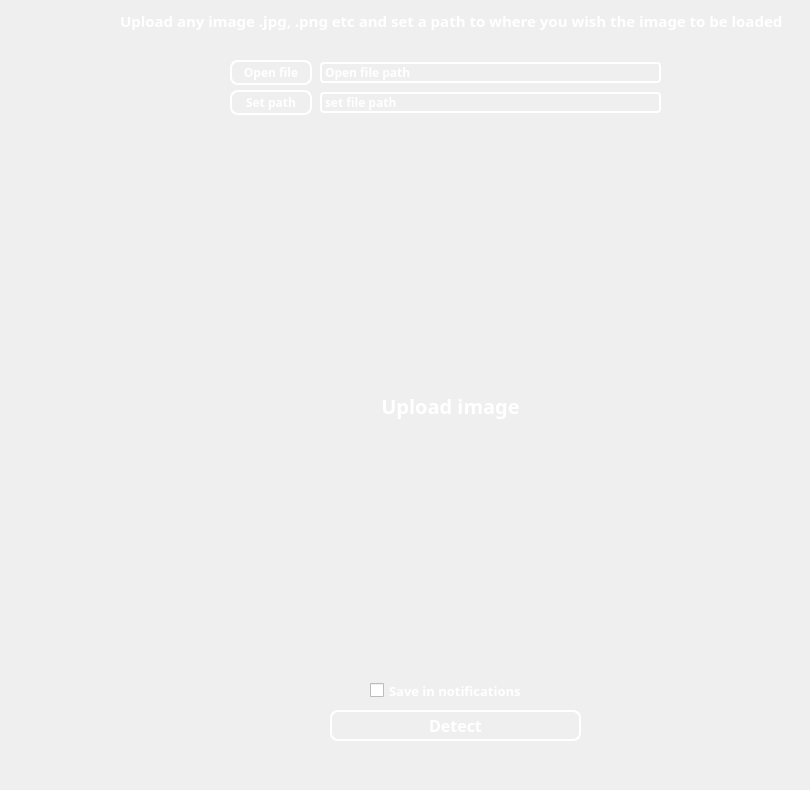
      <widget class="QWidget" name="detect_image_page">
       <property name="styleSheet">
        <string notr="true"/>
       </property>
       <widget class="QPushButton" name="openFilebtn">
        <property name="geometry">
         <rect>
          <x>230</x>
          <y>60</y>
          <width>82</width>
          <height>25</height>
         </rect>
        </property>
        <property name="font">
         <font>
          <family>Segoe WP Semibold</family>
          <pointsize>9</pointsize>
          <weight>75</weight>
          <bold>true</bold>
         </font>
        </property>
        <property name="styleSheet">
         <string notr="true">QPushButton#openFilebtn{
	background-color: Transparent;
    background-repeat:no-repeat;
       border: 2px solid white;
	color: white;
border-radius:8px;

}
QPushButton:hover#openFilebtn{
	background-color: white;
    border-color: white;
	color: black;
    border: 2px solid white;
border-radius: 8px;
}</string>
        </property>
        <property name="text">
         <string>Open file</string>
        </property>
       </widget>
       <widget class="QPushButton" name="imagedetectbtn">
        <property name="geometry">
         <rect>
          <x>330</x>
          <y>710</y>
          <width>251</width>
          <height>31</height>
         </rect>
        </property>
        <property name="font">
         <font>
          <family>Segoe WP Semibold</family>
          <pointsize>12</pointsize>
          <weight>75</weight>
          <bold>true</bold>
         </font>
        </property>
        <property name="styleSheet">
         <string notr="true">QPushButton#imagedetectbtn{
	background-color: Transparent;
    background-repeat:no-repeat;
    border: 2px solid white;
	color: white;
border-radius:8px;

}
QPushButton:hover#imagedetectbtn{
	background-color: white;
    border-color: white;
	color: black;
border-radius: 8px;
    border: 2px solid white;
}</string>
        </property>
        <property name="text">
         <string>Detect</string>
        </property>
       </widget>
       <widget class="QLabel" name="label_11">
        <property name="geometry">
         <rect>
          <x>130</x>
          <y>130</y>
          <width>641</width>
          <height>551</height>
         </rect>
        </property>
        <property name="font">
         <font>
          <family>Segoe WP Semibold</family>
          <pointsize>15</pointsize>
          <weight>75</weight>
          <bold>true</bold>
         </font>
        </property>
        <property name="styleSheet">
         <string notr="true">QLabel#label_11{
color: white;
}</string>
        </property>
        <property name="text">
         <string>Upload image</string>
        </property>
        <property name="textFormat">
         <enum>Qt::AutoText</enum>
        </property>
        <property name="alignment">
         <set>Qt::AlignCenter</set>
        </property>
       </widget>
       <widget class="QLabel" name="label_12">
        <property name="geometry">
         <rect>
          <x>120</x>
          <y>0</y>
          <width>681</width>
          <height>41</height>
         </rect>
        </property>
        <property name="font">
         <font>
          <family>Segoe UI Semibold</family>
          <pointsize>11</pointsize>
          <weight>75</weight>
          <bold>true</bold>
         </font>
        </property>
        <property name="styleSheet">
         <string notr="true">QLabel#label_12{
color: white;
}</string>
        </property>
        <property name="frameShape">
         <enum>QFrame::NoFrame</enum>
        </property>
        <property name="text">
         <string>Upload any image .jpg, .png etc and set a path to where you wish the image to be loaded</string>
        </property>
       </widget>
       <widget class="QPushButton" name="setPathbtn">
        <property name="geometry">
         <rect>
          <x>230</x>
          <y>90</y>
          <width>82</width>
          <height>25</height>
         </rect>
        </property>
        <property name="font">
         <font>
          <family>Segoe UI Semibold</family>
          <pointsize>9</pointsize>
          <weight>75</weight>
          <bold>true</bold>
         </font>
        </property>
        <property name="styleSheet">
         <string notr="true">QPushButton#setPathbtn{
	background-color: Transparent;
    background-repeat:no-repeat;
    border: 2px solid white;
	color: white;
border-radius:8px;

}
QPushButton:hover#setPathbtn{
	background-color: white;
    border-color: white;
	color: black;
border-radius: 8px;
    border: 2px solid white;
}</string>
        </property>
        <property name="text">
         <string>Set path</string>
        </property>
       </widget>
       <widget class="QLabel" name="fileLabel">
        <property name="geometry">
         <rect>
          <x>320</x>
          <y>62</y>
          <width>341</width>
          <height>21</height>
         </rect>
        </property>
        <property name="font">
         <font>
          <family>Segoe WP Semibold</family>
          <pointsize>9</pointsize>
          <weight>75</weight>
          <bold>true</bold>
         </font>
        </property>
        <property name="styleSheet">
         <string notr="true">QLabel#fileLabel{
color: white;
border-radius:4px;
  border: 2px solid white;
}</string>
        </property>
        <property name="text">
         <string>Open file path</string>
        </property>
       </widget>
       <widget class="QLabel" name="pathLabel">
        <property name="geometry">
         <rect>
          <x>320</x>
          <y>92</y>
          <width>341</width>
          <height>21</height>
         </rect>
        </property>
        <property name="font">
         <font>
          <family>Segoe UI Semibold</family>
          <pointsize>9</pointsize>
          <weight>75</weight>
          <bold>true</bold>
         </font>
        </property>
        <property name="styleSheet">
         <string notr="true">QLabel#pathLabel{
color: white;
  border: 2px solid white;
border-radius:4px;
}</string>
        </property>
        <property name="text">
         <string>set file path</string>
        </property>
       </widget>
       <widget class="QCheckBox" name="saveNotificationsImage">
        <property name="geometry">
         <rect>
          <x>370</x>
          <y>680</y>
          <width>171</width>
          <height>21</height>
         </rect>
        </property>
        <property name="font">
         <font>
          <family>Segoe WP Semibold</family>
          <pointsize>10</pointsize>
          <weight>75</weight>
          <bold>true</bold>
         </font>
        </property>
        <property name="styleSheet">
         <string notr="true">QCheckBox{
color: white;
}</string>
        </property>
        <property name="text">
         <string>Save in notifications</string>
        </property>
       </widget>
       <widget class="QLabel" name="label_21">
        <property name="geometry">
         <rect>
          <x>302</x>
          <y>750</y>
          <width>301</width>
          <height>31</height>
         </rect>
        </property>
        <property name="font">
         <font>
          <family>Segoe UI Semibold</family>
          <pointsize>10</pointsize>
          <weight>75</weight>
          <bold>true</bold>
         </font>
        </property>
        <property name="styleSheet">
         <string notr="true">QLabel#label_21{
color: white;
}</string>
        </property>
        <property name="text">
         <string/>
        </property>
        <property name="alignment">
         <set>Qt::AlignCenter</set>
        </property>
       </widget>
      </widget>
